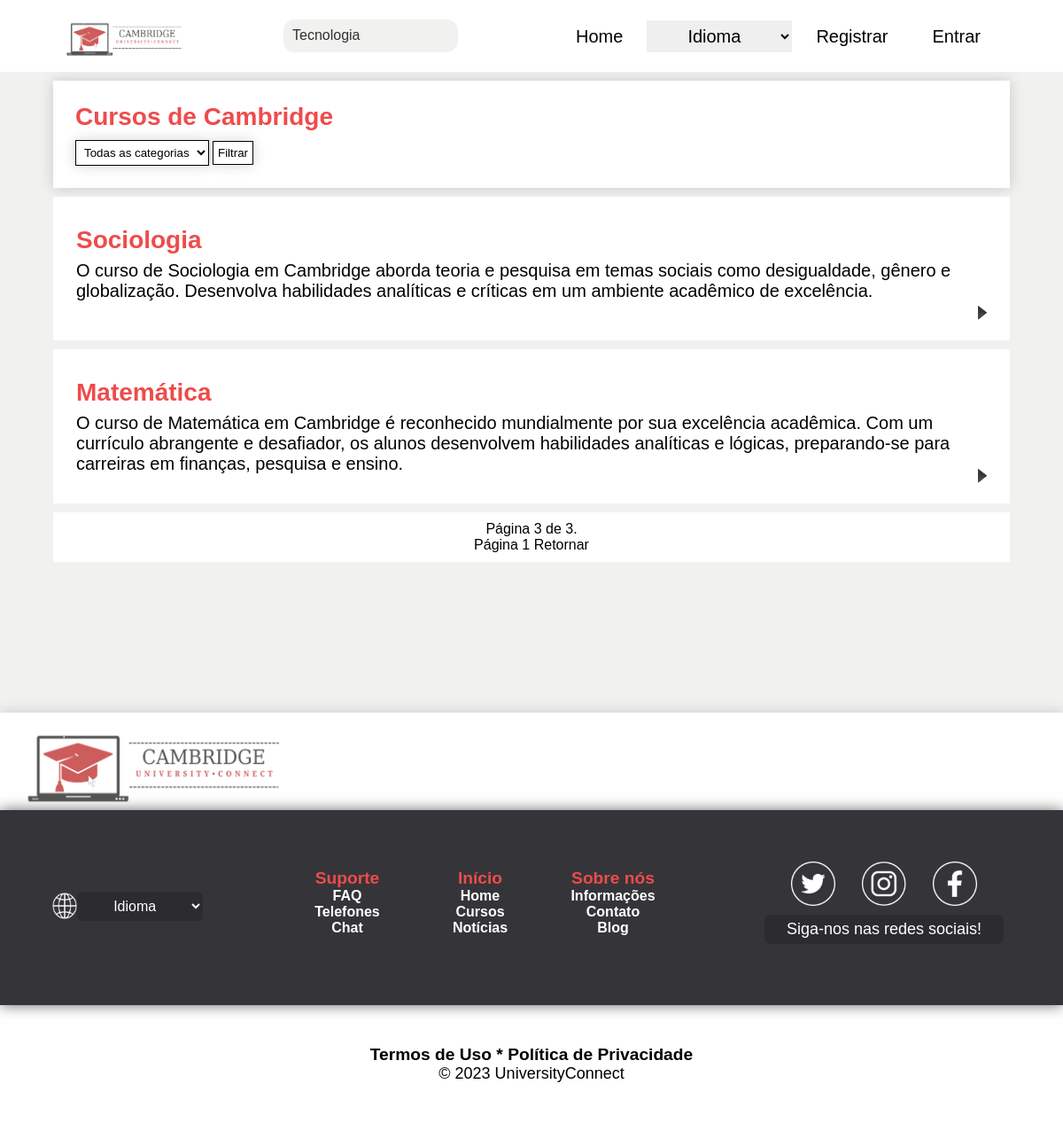
The app's page /courses/?page=3 with its own data.
### UniversityConnect/models.py (models this page shows, shortened)
class Course(models.Model):
    title = models.CharField(max_length=100)
    tittle_en = models.CharField(max_length=100, default='English Name')
    mini_description = models.TextField(max_length=255, default='English Description')
    mini_description_en = models.TextField(max_length=255, default='English Description')
    description = models.TextField(max_length=2000)
    description_en = models.TextField(max_length=2000, default='English Description')
    course_load = models.IntegerField()
    course_time = models.CharField(max_length=100)
    time_course_en = models.CharField(max_length=100, default='0 years')
    monthly_course_fee = models.DecimalField(max_digits=8, decimal_places=2)
    class_type = models.CharField(max_length=100)
    image = models.ImageField(upload_to='courses/cover/%Y/%m/%d/', blank=True, default="")
    category = models.ForeignKey(Category, on_delete=models.CASCADE)
    education = models.ForeignKey(Education, on_delete=models.CASCADE)
    course_level = models.ForeignKey(CourseLevel, on_delete=models.CASCADE)
    link = models.CharField(max_length=200, blank=True)

### UniversityConnect/views.py (the view, shortened to what this page needs)
# urls.py: path('courses/', views.courses, name='courses'),
@csrf_protect
def courses(request):
    PAGE_NAME = 'Cursos'
    courses = Course.objects.all()
    category = Category.objects.all()
    paginator = Paginator(courses, 2)
    page_number = request.GET.get("page")
    courses = paginator.get_page(page_number)
    if 'en/' in request.path:
        lang = True
    else:
        lang = False
    category_selected = request.GET.get('category', '')
    if category_selected != '':
        courses = Course.objects.filter(category=category_selected)
        paginator = Paginator(courses, 2)
        page_number = request.GET.get("page")
        courses = paginator.get_page(page_number)
    if len(courses) == 0:
        courses = False
    return render(request, 'UniversityConnect/pages/list.html', {
        'request': request,
        'courses': courses,
        'page_name': PAGE_NAME,
        'category':category,
        'lang':lang,
        })

### templates/UniversityConnect/pages/list.html (shortened to what this page needs)
{% extends "base_uc.html" %}
{% load static %}
{% load i18n %}
{% block extra_style %}
<link rel="stylesheet" href="{% static '/UniversityConnect/css/courses.css' %}">
{% endblock extra_style %}
{% block content_base %}
    <main>
        {% include '../partials/header-pages.html' %}
        <section class="home2">
            <div class="home-options">
                {% if 'courses/' in request.path %}
                    <div class="home-title">
                        <h2>{% trans "Cursos de Cambridge" %}</h2>
                        <form method="GET" action="{% url 'UniversityConnect:courses' %}">
                            <select name="category">
                                <option value="">{% trans "Todas as categorias" %}</option>
                            </select>
                            <button type="submit">{% trans "Filtrar" %}</button>
                        </form>
                    </div>
                    {% include '../partials/courses.html' %}
                {% endif %}
            </div>
        </section>
    </main>
{% endblock content_base %}

### templates/UniversityConnect/partials/courses.html (shortened to what this page needs)
{% load static %}
{% load i18n %}
{% if courses %}
    {% for course in courses %}
        <a class="option-block-link" href="{% url 'UniversityConnect:courses_detail' course.id %}">
            <div class="options-block">
                {% if lang %}
                    <h2>{{ course.tittle_en }}</h2>
                    <p>{{ course.mini_description_en }}</p>
                {% else %}
                    <h2>{{ course.title }}</h2>
                    <p>{{ course.mini_description }}</p>
                {% endif %}
                <div class="details-icon">
                    <img src="{% static "/UniversityConnect/images/icons/enter.png" %}" alt="">
                </div>
            </div>
        </a>
    {% endfor %}
{% endif %}
<div class="pagination">
    <span class="step-links">
        <span class="current">
            {% trans "Página" %} {{ courses.number }} {% trans "de" %} {{ courses.paginator.num_pages }}.
        </span>
        <div class="pagination-button">
        {% if courses.has_previous %}
            <a href="?page=1">{% trans "Página 1" %}</a>
            <a href="?page={{ courses.previous_page_number }}">{% trans "Retornar" %}</a>
        {% endif %}
     </div>
    </span>
</div>

### static/UniversityConnect/css/header.css (style rules this page uses)
@media only screen and (min-width: 684px) and (max-width: 1260px) { .home-options { display: block !important; margin: auto !important; } }
@media only screen and (min-width: 684px) and (max-width: 1260px) { .options-block { margin: 0 auto 30px auto !important; min-width: 320px !important; max-width: 100% !important; background-color: var(--colorWhite) !important; border: 1px solid rgba(0, 0, 0, 0) !important; } }
html { background-color: var(--colorMidGray); }

### static/UniversityConnect/css/courses.css (style rules this page uses)
* { margin: 0; padding: 0; }
:root { --colorPrimary: #EF4B4B; --colorWhite: #FFFFFF; --colorBlack: #000000; --colorMidGray: #F1F1F0; --colorBox: #353539; --colorBoxHover: #2c2c30; --fontPrimary: Arial; --fontMidSize: 20px; --fontLargeSize: 28px; --fontExtraLarge: 54px; --fontExtraExtraLarge: 65px; }
@media only screen and (min-width: 684px) and (max-width: 1260px) { .home-options { display: block !important; margin: auto !important; } }
@media only screen and (min-width: 684px) and (max-width: 1260px) { .options-block { min-width: 320px !important; max-width: 100% !important; background-color: var(--colorWhite) !important; border: 1px solid rgba(0, 0, 0, 0) !important; } }
html { background-color: var(--colorMidGray); }
.home2 { display: block !important; max-width: 90%; margin: auto; background-color: var(--colorMidGray); }
.home-title { box-shadow: 0px 0px 15px rgba(0, 0, 0, 0.172) !important; background-color: var(--colorWhite); margin: 10px auto; padding: 25px; }
.home-title > h2 { font-family: var(--fontPrimary); margin-bottom: 10px; }
.home-title select, button { font-family: var(--fontPrimary); font-weight: 500; background-color: var(--colorWhite); color: var(--colorBlack); padding: 5px; border: 1px solid black; box-shadow: 0px 0px 15px rgba(0, 0, 0, 0.172) !important; }
.home-options { display: block; margin: auto; }
.option-block-link { display: block; background-color: var(--colorWhite); margin: 10px auto 10px auto !important; box-shadow: 0px 0px 15px rgba(0, 0, 0, 0.172) !important; all: unset; cursor: pointer; }
.options-block { margin: 10px auto 10px auto !important; position: relative; padding: 25px !important; min-height: 110px; max-height: 300px !important; min-width: 230px; max-width: 100%; background-color: var(--colorWhite); border: 1px solid rgba(0, 0, 0, 0); overflow: hidden; }
.options-block > h2, .options-block > p, .subtext { overflow: hidden !important; margin: 7px 0; font-family: var(--fontPrimary); text-decoration: none !important; }
.options-block > h2, .home-title > h2 { color: var(--colorPrimary); font-size: var(--fontLargeSize); }
.options-block > p { padding-right: 14px ; font-size: var(--fontMidSize) ; }
.details-icon { position: absolute; bottom: 20px; right: 20px; width: 20px; height: 20px; }
.details-icon img { width: 100%; height: 100%; }
.pagination { text-align: center; width: 100%; margin: 10px auto; font-family: var(--fontPrimary); background-color: var(--colorWhite); padding: 10px 0; }
.pagination-button > a { text-decoration: none; color: black; }

### records on screen
Course: title "Sociologia", mini_description "O curso de Sociologia em Cambridge aborda teoria e pesquisa em temas sociais como desigualdade, gênero e globalização. Desenvolva habilidades analíticas e críticas em um ambiente acadêmico de excelência."
Course: title "Matemática", mini_description "O curso de Matemática em Cambridge é reconhecido mundialmente por sua excelência acadêmica. Com um currículo abrangente e desafiador, os alunos desenvolvem habilidades analíticas e lógicas, preparando-se para carreiras em finanças, pesquisa e ensino."

### other values on screen
{{ courses.number }} "3"
{{ courses.paginator.num_pages }} "3"
